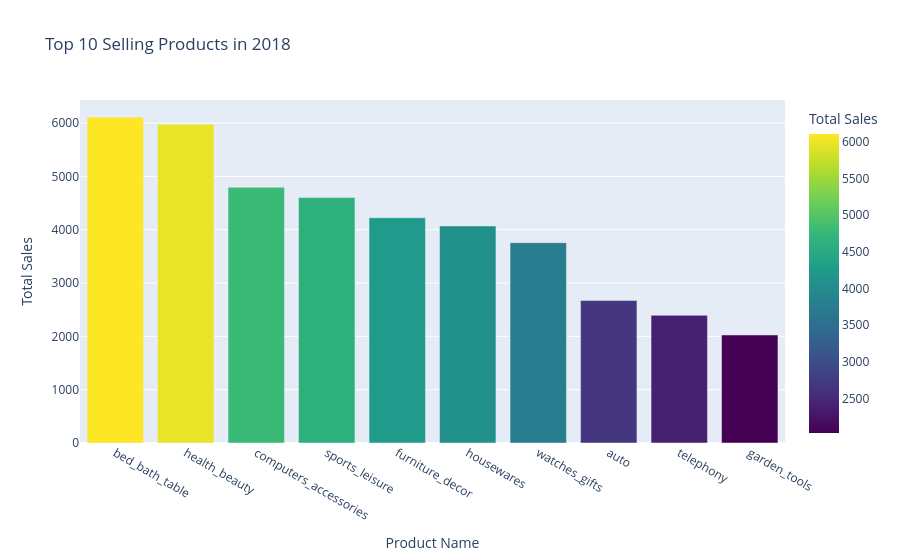

Here is the notebook cell this chart was saved with:
### Code cell
top_selling_products_recent_year = pd.DataFrame(df.groupby(['year','product_name'])['price'].count().loc[df['year'].max()].sort_values(ascending=False)).reset_index().head(10)

px.bar(
    top_selling_products_recent_year,
    x='product_name',
    y='price',
    title=f'Top 10 Selling Products in {int(df["year"].max())}',
    labels={'product_name': 'Product Name', 'price': 'Total Sales'},
    color='price',
    color_continuous_scale='Viridis'
)

### Figure 1 — Plotly figure (JSON) as saved in the notebook; plotly's stock layout.template omitted (floating-point values rounded to 4 significant figures)
{"data": [{"hovertemplate": "Product Name=%{x}<br>Total Sales=%{marker.color}<extra></extra>", "legendgroup": "", "marker": {"color": [6110, 5979, 4795, 4602, 4223, 4070, 3756, 2673, 2394, 2026], "coloraxis": "coloraxis", "pattern": {"shape": ""}}, "name": "", "orientation": "v", "showlegend": false, "textposition": "auto", "type": "bar", "x": ["bed_bath_table", "health_beauty", "computers_accessories", "sports_leisure", "furniture_decor", "housewares", "watches_gifts", "auto", "telephony", "garden_tools"], "xaxis": "x", "y": [6110, 5979, 4795, 4602, 4223, 4070, 3756, 2673, 2394, 2026], "yaxis": "y"}], "layout": {"barmode": "relative", "coloraxis": {"colorbar": {"title": {"text": "Total Sales"}}, "colorscale": [[0, "#440154"], [0.1111, "#482878"], [0.2222, "#3e4989"], [0.3333, "#31688e"], [0.4444, "#26828e"], [0.5556, "#1f9e89"], [0.6667, "#35b779"], [0.7778, "#6ece58"], [0.8889, "#b5de2b"], [1, "#fde725"]]}, "legend": {"tracegroupgap": 0}, "title": {"text": "Top 10 Selling Products in 2018"}, "xaxis": {"anchor": "y", "domain": [0, 1], "title": {"text": "Product Name"}}, "yaxis": {"anchor": "x", "domain": [0, 1], "title": {"text": "Total Sales"}}}}
